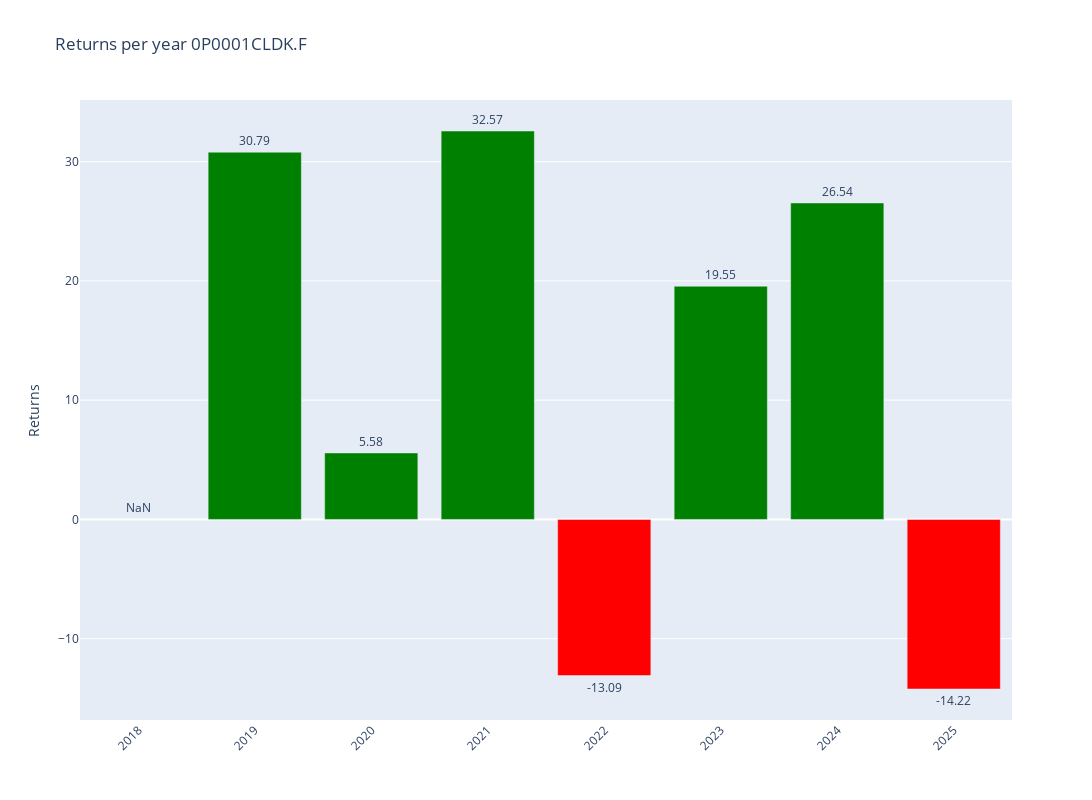

Notebook code cell kept with this figure:
### Code cell
# Plotly
fig = make_subplots()

# Add colors
colors = ['green' if x >= 0 else 'red' for x in annual_data['Return']]

# Graph (1,1)
fig.add_trace(go.Bar(y=annual_data['Return'],x=annual_data['Return'].index,text=round(annual_data['Return'],2),textposition='outside',marker_color=colors,hoverinfo='skip'),row=1,col=1)

# Update xaxis properties
fig.update_yaxes(title_text="Returns", row=1, col=1)

fig.update_layout(xaxis=dict(tickvals=annual_data.index,tickangle=-45),height=800, width=1300,title=f"Returns per year {ticker}")

fig.show()

### Figure 1 — Plotly figure (JSON) as saved in the notebook; plotly's stock layout.template omitted (floating-point values rounded to 4 significant figures)
{"data": [{"hoverinfo": "skip", "marker": {"color": ["red", "green", "green", "green", "red", "green", "green", "red"]}, "text": [NaN, 30.79, 5.58, 32.57, -13.09, 19.55, 26.54, -14.22], "textposition": "outside", "type": "bar", "x": [2018, 2019, 2020, 2021, 2022, 2023, 2024, 2025], "xaxis": "x", "y": [NaN, 30.79, 5.577, 32.57, -13.09, 19.55, 26.54, -14.22], "yaxis": "y"}], "layout": {"height": 800, "title": {"text": "Returns per year 0P0001CLDK.F"}, "width": 1300, "xaxis": {"anchor": "y", "domain": [0, 1], "tickangle": -45, "tickvals": [2018, 2019, 2020, 2021, 2022, 2023, 2024, 2025]}, "yaxis": {"anchor": "x", "domain": [0, 1], "title": {"text": "Returns"}}}}
